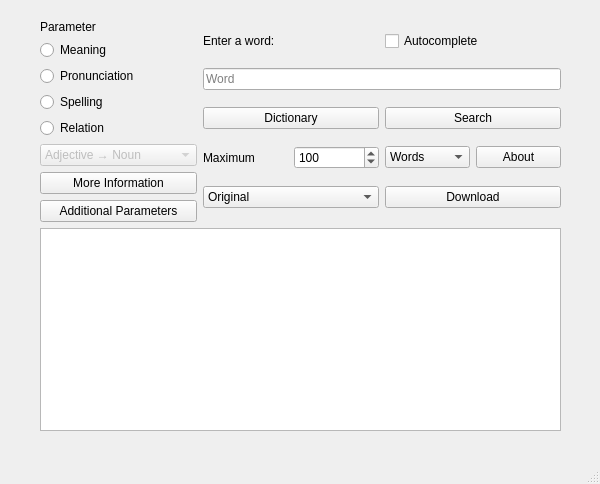
<?xml version="1.0" encoding="UTF-8"?>
<ui version="4.0">
 <class>MainWindow</class>
 <widget class="QMainWindow" name="MainWindow">
  <property name="geometry">
   <rect>
    <x>0</x>
    <y>0</y>
    <width>600</width>
    <height>484</height>
   </rect>
  </property>
  <property name="windowTitle">
   <string>Dictionary</string>
  </property>
  <widget class="QWidget" name="centralwidget">
   <widget class="QWidget" name="verticalLayoutWidget_3">
    <property name="geometry">
     <rect>
      <x>40</x>
      <y>20</y>
      <width>521</width>
      <height>411</height>
     </rect>
    </property>
    <layout class="QVBoxLayout" name="main">
     <item>
      <layout class="QHBoxLayout" name="control">
       <item>
        <layout class="QVBoxLayout" name="selection">
         <item>
          <widget class="QLabel" name="parameter">
           <property name="text">
            <string>Parameter</string>
           </property>
          </widget>
         </item>
         <item>
          <widget class="QRadioButton" name="meaning">
           <property name="text">
            <string>Meaning</string>
           </property>
          </widget>
         </item>
         <item>
          <widget class="QRadioButton" name="pronunciation">
           <property name="text">
            <string>Pronunciation</string>
           </property>
          </widget>
         </item>
         <item>
          <widget class="QRadioButton" name="spelling">
           <property name="text">
            <string>Spelling</string>
           </property>
          </widget>
         </item>
         <item>
          <widget class="QRadioButton" name="relation">
           <property name="text">
            <string>Relation</string>
           </property>
           <property name="checkable">
            <bool>true</bool>
           </property>
           <property name="checked">
            <bool>false</bool>
           </property>
           <property name="autoRepeat">
            <bool>false</bool>
           </property>
          </widget>
         </item>
         <item>
          <widget class="QComboBox" name="rel_type">
           <property name="enabled">
            <bool>false</bool>
           </property>
           <item>
            <property name="text">
             <string>Adjective → Noun</string>
            </property>
           </item>
           <item>
            <property name="text">
             <string>Noun → Adjective</string>
            </property>
           </item>
           <item>
            <property name="text">
             <string>Synonyms</string>
            </property>
           </item>
           <item>
            <property name="text">
             <string>Triggers</string>
            </property>
           </item>
           <item>
            <property name="text">
             <string>Antonyms</string>
            </property>
           </item>
           <item>
            <property name="text">
             <string>Hypernyms</string>
            </property>
           </item>
           <item>
            <property name="text">
             <string>Hyponyms</string>
            </property>
           </item>
           <item>
            <property name="text">
             <string>Holonyms</string>
            </property>
           </item>
           <item>
            <property name="text">
             <string>Meronyms</string>
            </property>
           </item>
           <item>
            <property name="text">
             <string>Frequent Followers</string>
            </property>
           </item>
           <item>
            <property name="text">
             <string>Frequent Predecessors</string>
            </property>
           </item>
           <item>
            <property name="text">
             <string>Perfect Rhymes</string>
            </property>
           </item>
           <item>
            <property name="text">
             <string>Approximate Rhymes</string>
            </property>
           </item>
           <item>
            <property name="text">
             <string>Homophones</string>
            </property>
           </item>
           <item>
            <property name="text">
             <string>Consonant Match</string>
            </property>
           </item>
          </widget>
         </item>
         <item>
          <widget class="QPushButton" name="more_info">
           <property name="enabled">
            <bool>true</bool>
           </property>
           <property name="text">
            <string>More Information</string>
           </property>
          </widget>
         </item>
         <item>
          <widget class="QPushButton" name="additional_parameters">
           <property name="text">
            <string>Additional Parameters</string>
           </property>
          </widget>
         </item>
        </layout>
       </item>
       <item>
        <layout class="QVBoxLayout" name="input">
         <item>
          <layout class="QHBoxLayout" name="horizontalLayout">
           <item>
            <widget class="QLabel" name="word_label">
             <property name="text">
              <string>Enter a word:</string>
             </property>
            </widget>
           </item>
           <item>
            <widget class="QCheckBox" name="autocomplete">
             <property name="text">
              <string>Autocomplete</string>
             </property>
            </widget>
           </item>
          </layout>
         </item>
         <item>
          <widget class="QLineEdit" name="text_field">
           <property name="placeholderText">
            <string>Word</string>
           </property>
          </widget>
         </item>
         <item>
          <layout class="QHBoxLayout" name="dict_search">
           <item>
            <widget class="QPushButton" name="dictionary">
             <property name="text">
              <string>Dictionary</string>
             </property>
            </widget>
           </item>
           <item>
            <widget class="QPushButton" name="search">
             <property name="text">
              <string>Search</string>
             </property>
            </widget>
           </item>
          </layout>
         </item>
         <item>
          <layout class="QHBoxLayout" name="result">
           <item>
            <widget class="QLabel" name="maximum_label">
             <property name="text">
              <string>Maximum</string>
             </property>
            </widget>
           </item>
           <item>
            <widget class="QSpinBox" name="spinBox">
             <property name="minimum">
              <number>1</number>
             </property>
             <property name="maximum">
              <number>1000</number>
             </property>
             <property name="value">
              <number>100</number>
             </property>
            </widget>
           </item>
           <item>
            <widget class="QComboBox" name="words_all_switch">
             <item>
              <property name="text">
               <string>Words</string>
              </property>
             </item>
             <item>
              <property name="text">
               <string>All</string>
              </property>
             </item>
            </widget>
           </item>
           <item>
            <widget class="QPushButton" name="about">
             <property name="text">
              <string>About</string>
             </property>
            </widget>
           </item>
          </layout>
         </item>
         <item>
          <layout class="QHBoxLayout" name="horizontalLayout_4">
           <item>
            <widget class="QComboBox" name="download_mode">
             <item>
              <property name="text">
               <string>Original</string>
              </property>
             </item>
             <item>
              <property name="text">
               <string>CSV</string>
              </property>
             </item>
            </widget>
           </item>
           <item>
            <widget class="QPushButton" name="download_button">
             <property name="text">
              <string>Download</string>
             </property>
            </widget>
           </item>
          </layout>
         </item>
        </layout>
       </item>
      </layout>
     </item>
     <item>
      <widget class="QTableView" name="tableView"/>
     </item>
    </layout>
   </widget>
  </widget>
  <widget class="QStatusBar" name="statusbar"/>
  <action name="actionAbout_GUI">
   <property name="text">
    <string>About Dictionary</string>
   </property>
  </action>
  <action name="actionNew_Tab">
   <property name="text">
    <string>New Tab</string>
   </property>
  </action>
  <action name="actionNew_Window">
   <property name="text">
    <string>New Window</string>
   </property>
  </action>
  <action name="actionMinimize">
   <property name="text">
    <string>Minimize</string>
   </property>
  </action>
  <action name="actionAbout_Python">
   <property name="text">
    <string>About Python</string>
   </property>
  </action>
  <action name="actionAbout_Dictionary">
   <property name="text">
    <string>About Dictionary</string>
   </property>
  </action>
 </widget>
 <resources/>
 <connections>
  <connection>
   <sender>relation</sender>
   <signal>clicked(bool)</signal>
   <receiver>rel_type</receiver>
   <slot>setEnabled(bool)</slot>
   <hints>
    <hint type="sourcelabel">
     <x>124</x>
     <y>133</y>
    </hint>
    <hint type="destinationlabel">
     <x>125</x>
     <y>163</y>
    </hint>
   </hints>
  </connection>
  <connection>
   <sender>meaning</sender>
   <signal>clicked(bool)</signal>
   <receiver>rel_type</receiver>
   <slot>setDisabled(bool)</slot>
   <hints>
    <hint type="sourcelabel">
     <x>124</x>
     <y>76</y>
    </hint>
    <hint type="destinationlabel">
     <x>125</x>
     <y>163</y>
    </hint>
   </hints>
  </connection>
  <connection>
   <sender>pronunciation</sender>
   <signal>clicked(bool)</signal>
   <receiver>rel_type</receiver>
   <slot>setDisabled(bool)</slot>
   <hints>
    <hint type="sourcelabel">
     <x>124</x>
     <y>95</y>
    </hint>
    <hint type="destinationlabel">
     <x>125</x>
     <y>163</y>
    </hint>
   </hints>
  </connection>
  <connection>
   <sender>spelling</sender>
   <signal>clicked(bool)</signal>
   <receiver>rel_type</receiver>
   <slot>setDisabled(bool)</slot>
   <hints>
    <hint type="sourcelabel">
     <x>124</x>
     <y>114</y>
    </hint>
    <hint type="destinationlabel">
     <x>125</x>
     <y>163</y>
    </hint>
   </hints>
  </connection>
 </connections>
</ui>
